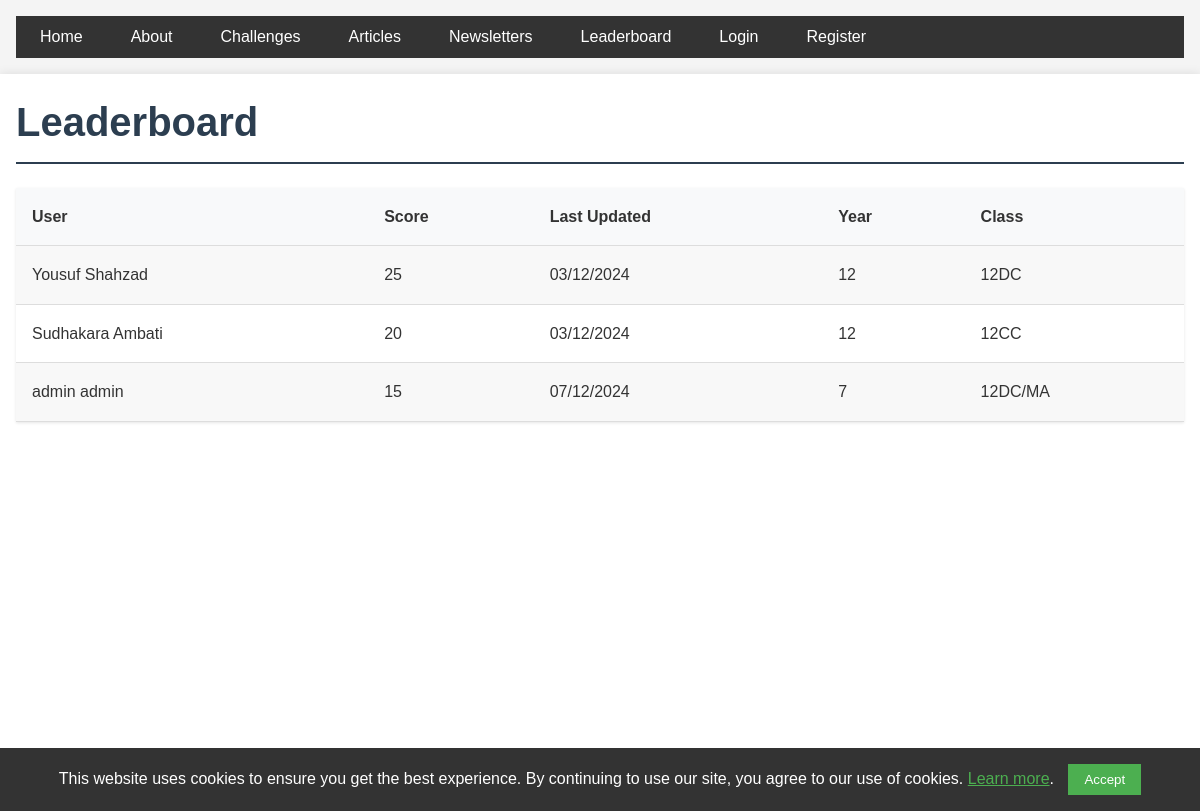
The page /leaderboard on the database as committed earlier.
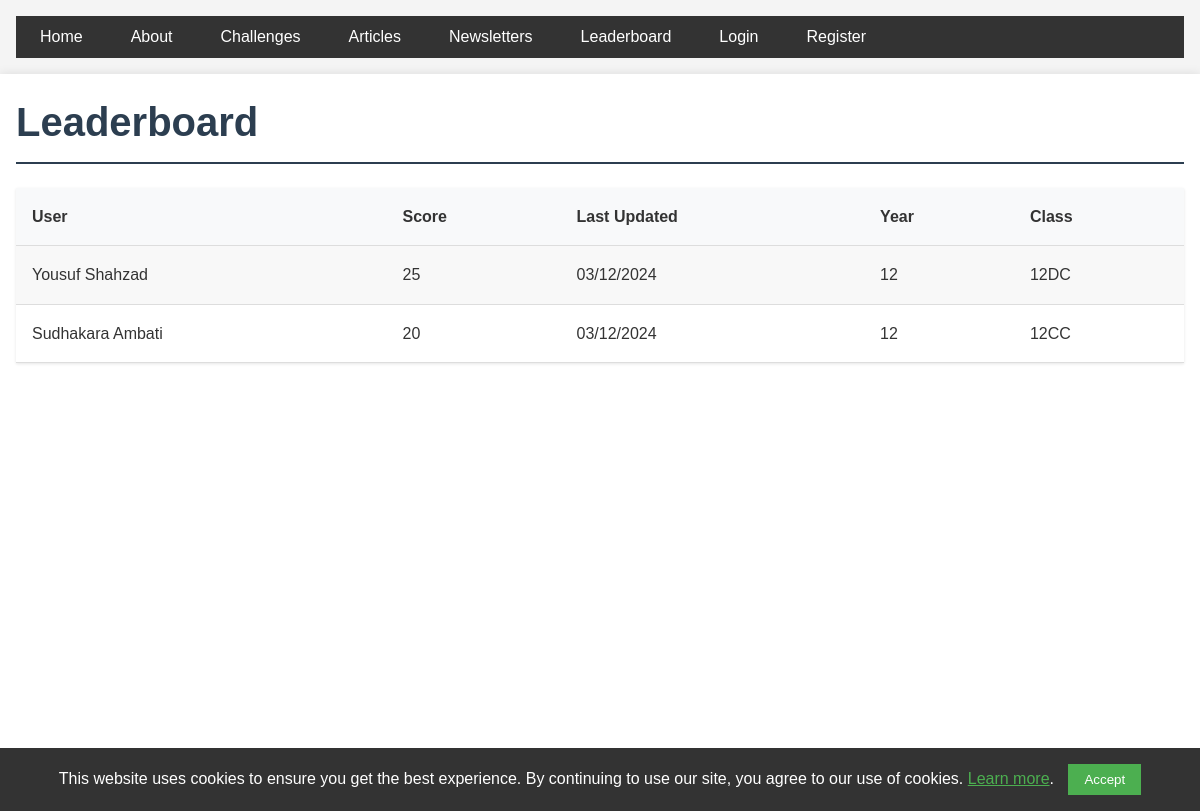
The same page on the database as committed later.
### app/models.py (models this page shows, shortened)
class LeaderboardEntry(db.Model):
    id = db.Column(db.Integer, primary_key=True)
    user_id = db.Column(db.Integer, db.ForeignKey('user.id'), nullable=False)
    score = db.Column(db.Integer, default=0)
    last_updated = db.Column(db.DateTime, nullable=False, default=datetime.utcnow)
    user = db.relationship('User', backref=db.backref('leaderboard_entries', cascade='all, delete-orphan'))

class User(UserMixin, db.Model):
    id = db.Column(db.Integer, primary_key=True)
    full_name = db.Column(db.String(100), nullable=False)
    year = db.Column(db.Integer)
    maths_class = db.Column(db.String(100))
    password_hash = db.Column(db.String(128))
    is_admin = db.Column(db.Boolean, default=False)
    key_stage = db.Column(db.String(3), nullable=False, index=True)
    submissions = db.relationship('AnswerSubmission', backref='user', lazy=True,
                                cascade='all, delete-orphan')
    articles = db.relationship('Article', backref='author', lazy='dynamic',
                             cascade='all, delete-orphan')

### app/main/routes.py (the view)
@bp.route('/leaderboard')
def leaderboard():
    entries = LeaderboardEntry.query.order_by(LeaderboardEntry.score.desc()).limit(10).all()
    return render_template('main/leaderboard.html', title='Leaderboard', entries=entries)

### app/templates/main/leaderboard.html
{% extends "base.html" %}
{% block content %}
<h1>Leaderboard</h1>
    <table>
        <tr>
            <th>User</th>
            <th>Score</th>
            <th>Last Updated</th>
            <th>Year</th>
            <th>Class</th>
        </tr>
        {% for entry in entries %}
        <tr>
            <td>{{ entry.user.full_name }}</td>
            <td>{{ entry.score }}</td>
            <td>{{ entry.last_updated.strftime('%d/%m/%Y') }}</td>
            <td>{{ entry.user.year }}</td>
            <td>{{ entry.user.maths_class }}</td>
        </tr>
        {% endfor %}
    </table>
{% endblock %}

### app/templates/base.html (shortened to what this page needs)
<!DOCTYPE html>
<html lang="en">
    <head>
        <link rel="stylesheet" href="{{ url_for('static', filename='css/main.css') }}">
        <link rel="stylesheet" href="https://cdnjs.cloudflare.com/ajax/libs/mathquill/0.10.1/mathquill.min.css">
</head>
<body>
    <header>
        <nav>
            <ul class="nav-menu">
                <li><a href="{{ url_for('main.index') }}">Home</a></li>
                <li><a href="{{ url_for('main.about') }}">About</a></li>
                <li><a href="{{ url_for('main.challenges') }}">Challenges</a></li>
                <li><a href="{{ url_for('main.articles') }}">Articles</a></li>
                <li><a href="{{ url_for('main.newsletters') }}">Newsletters</a></li>
                <li><a href="{{ url_for('main.leaderboard') }}">Leaderboard</a></li>
                {% if current_user.is_anonymous %}
                    <li><a href="{{ url_for('auth.login') }}">Login</a></li>
                    <li><a href="{{ url_for('auth.register') }}">Register</a></li>
                {% else %}
                    {% if current_user.is_admin %}
                        <li><a href="{{ url_for('admin.admin_index') }}">Admin</a></li>
                    {% endif %}
                    <li><a href="{{ url_for('profile.profile') }}">Profile - {{current_user.full_name }}</a></li>
                    <li><a href="{{ url_for('auth.logout') }}">Logout</a></li>
                {% endif %}
            </ul>
        </nav>
    </header>
    <main>
        {% block content %}{% endblock %}
    </main>
    <footer>
        <p>&copy; 2024 UCGS Mathematics Society</p>
    </footer>
<div id="cookie-consent-banner" class="cookie-banner">
    <p>
        This website uses cookies to ensure you get the best experience. By continuing to use our site, you agree to our use of cookies.
        <a href="{{ url_for('main.privacy_policy') }}">Learn more</a>.
    </p>
    <button id="accept-cookies" class="cookie-button">Accept</button>
</div>
</body>
</html>

### app/static/css/main.css (style rules this page uses)
* { margin: 0; padding: 0; box-sizing: border-box; }
body { font-family: Arial, sans-serif; line-height: 1.6; color: #333; background-color: #f4f4f4; }
header, main, footer { padding: 1rem; }
main { max-width: 1200px; margin: 0 auto; background-color: #fff; box-shadow: 0 0 10px rgba(0, 0, 0, 0.1); min-height: calc(100vh - 120px); }
h1, h2, h3 { margin-bottom: 1rem; color: #2c3e50; }
h1 { font-size: 2.5rem; border-bottom: 2px solid #2c3e50; padding-bottom: 0.5rem; }
nav ul { list-style-type: none; display: flex; background-color: #333; padding: 0.5rem; }
nav ul li { margin-right: 1rem; }
nav ul li a { color: #fff; text-decoration: none; padding: 0.5rem 1rem; border-radius: 4px; transition: background-color 0.3s; }
a { color: #3498db; text-decoration: none; }
table { width: 100%; border-collapse: collapse; margin-bottom: 1rem; }
th, td { padding: 0.75rem; text-align: left; border-bottom: 1px solid #ddd; }
th { background-color: #f2f2f2; font-weight: bold; }
tr:nth-child(even) { background-color: #f8f8f8; }
footer { text-align: center; padding: 1rem; background-color: #333; color: #fff; }
table { margin-top: 1.5rem; box-shadow: 0 1px 3px rgba(0, 0, 0, 0.1); }
th, td { padding: 1rem; }
th { background-color: #f8f9fa; font-weight: 600; }
.cookie-banner { position: fixed; bottom: 0; left: 0; width: 100%; background-color: #333; color: #fff; padding: 1rem; display: none; z-index: 1000; text-align: center; }
.cookie-banner p { margin: 0; display: inline; }
.cookie-banner a { color: #4CAF50; text-decoration: underline; }
.cookie-button { background-color: #4CAF50; color: white; border: none; padding: 0.5rem 1rem; margin-left: 10px; cursor: pointer; }

Rows that differ between the two databases and show on the page:
removed LeaderboardEntry: user.full_name "admin admin", score "15", last_updated "07/12/2024", user.year "7", user.maths_class "12DC/MA"
